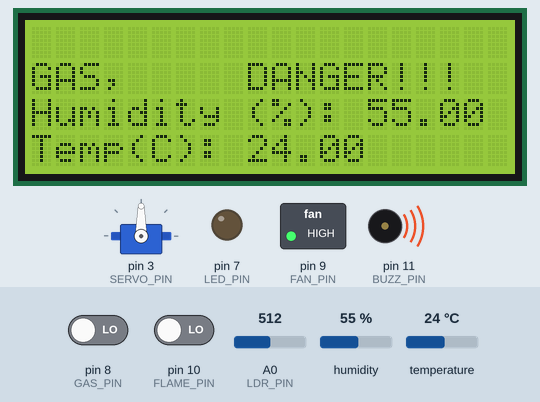
Simulated run of this sketch. Board: Arduino Uno, built with avr-gcc and run on an emulated ATmega328P. Parts: servo, 20×4 character LCD, switched loads named in the sketch (green lamp = pin HIGH), output pins drawn as LEDs (lit = HIGH), buzzer (waves = sounding, pin HIGH). The inputs (shaded band) are chosen by the test bench; at power-on: pin 8 (GAS_PIN) LOW, pin 10 (FLAME_PIN) LOW, temperature 24 °C, A0 (LDR_PIN) = 512, humidity 55 %.

Above: at 3.3 s.
3.4 s: pin 8 (GAS_PIN) driven HIGH
At 5.0 s:
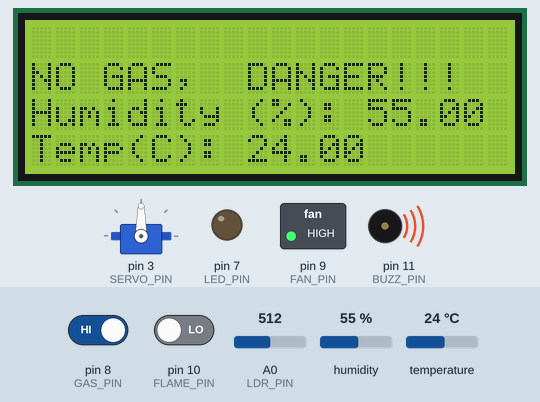
5.4 s: pin 10 (FLAME_PIN) driven HIGH
At 6.3 s:
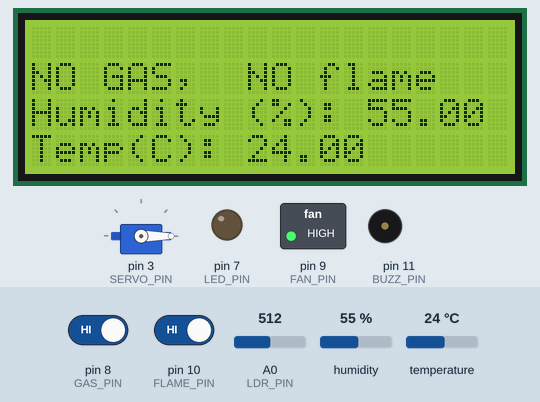
7.1 s: pin 8 (GAS_PIN) driven LOW
At 7.7 s:
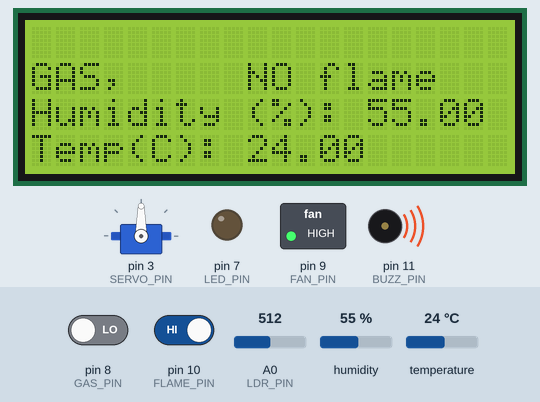
8.8 s: temperature set to 22 °C
At 10.2 s:
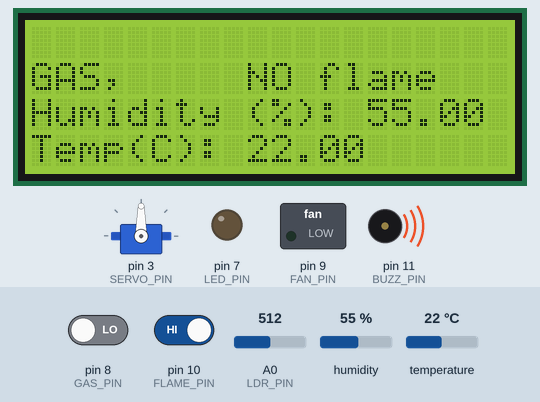
10.6 s: A0 (LDR_PIN) set to 413
12.1 s: A0 (LDR_PIN) set to 386
At 13.0 s:
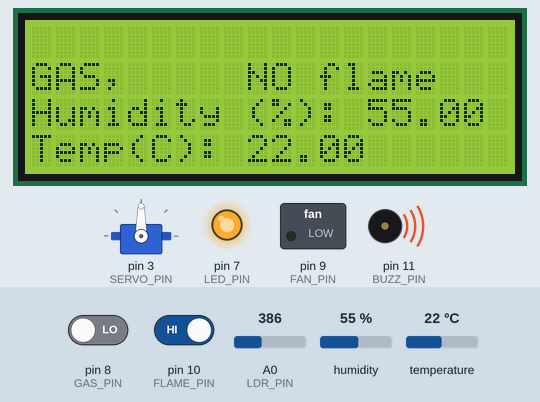
Timing chart, 0 to 15.1 s (numbered marks = the images above; inputs shaded):
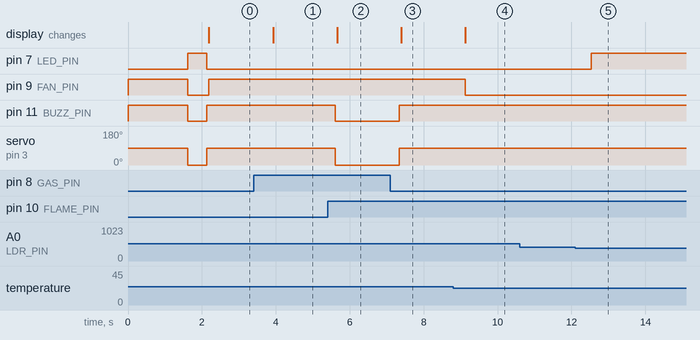

Measured:
- the behaviour switches between 24 and 23 °C on temperature (found by bisection; images 3 and 4)
- the behaviour switches between 400 and 399 on A0 (LDR_PIN) (found by bisection; images 4 and 5)
- after the input at 3.4 s, the display: changes after 0.53 s (image 1)
- after the input at 5.4 s, pin 11 (BUZZ_PIN): HIGH → LOW after 0.20 s; servo on pin 3 (SERVO_PIN): 90° → 0° after 0.20 s; the display: changes after 0.26 s (image 2)
- after the input at 7.1 s, pin 11 (BUZZ_PIN): LOW → HIGH after 0.24 s; servo on pin 3 (SERVO_PIN): 0° → 90° after 0.24 s; the display: changes after 0.29 s (image 3)
- after the input at 8.8 s, pin 9 (FAN_PIN): HIGH → LOW after 0.33 s; the display: changes after 0.33 s (image 4)
- after the input at 10.6 s, every drawn part: stays the same
- after the input at 12.1 s, pin 7 (LED_PIN): LOW → HIGH after 0.44 s

The sketch:

SAED2.ino
```cpp
//***************************************************************************************************************************//
//                                            SAED V7
//***************************************************************************************************************************//
#include <LiquidCrystal_I2C.h> // Driver Library for the LCD Module
#include<Servo.h>
#include <dht11.h>

//***************************************************************************************************************************//
// Define IO Pin
#define DHT_PIN 2
#define SERVO_PIN 3
#define LED_PIN 7
#define GAS_PIN 8
#define FAN_PIN 9
#define FLAME_PIN 10
#define BUZZ_PIN 11
#define LDR_PIN A0

// Define constant
#define LiquidCrystal_I2C_ADDRESS 0x27

#define LED_ON LOW
#define LED_OFF HIGH

#define FAN_ON HIGH
#define FAN_OFF LOW

#define BUZZ_ON HIGH
#define BUZZ_OFF LOW

#define DOOR_OPEN 90
#define DOOR_CLOSE 0

bool FlameBuzz = false;
bool GasBuzz = false;

// initialize
dht11 DhtSensor;
LiquidCrystal_I2C lcd(LiquidCrystal_I2C_ADDRESS,20,4); // Adjust to (0x27,20,4) for 20x4 LCD
Servo DoorServo;

//***************************************************************************************************************************//
void setup() {
  pinMode(GAS_PIN,INPUT);             // mq2
  pinMode(FLAME_PIN,INPUT);           // flame
  pinMode(LED_PIN,OUTPUT);            // led
  pinMode(BUZZ_PIN,OUTPUT);           // zamzam
  pinMode(FAN_PIN,OUTPUT);          // motor
  DoorServo.attach(SERVO_PIN);

  digitalWrite(LED_PIN, LED_ON);       // led on
  digitalWrite(BUZZ_PIN, BUZZ_ON);     // zamzam on
  digitalWrite(FAN_PIN, FAN_ON);   // motor on
  DoorServo.write(DOOR_OPEN);

  lcd.init();                         // initialize the lcd
  lcd.backlight();                    // Turn on the backlight
  lcd.home();
  lcd.setCursor(5, 0);                // Set the cursor on the first column and first row.
  lcd.print("bait haham");            // Print the string "Hello World!"
  lcd.setCursor(0, 1);                // Set cursor to 2nd column and 2nd row (counting starts at 0)
  lcd.print("01234567890123456789");
  lcd.setCursor(5,2);
  lcd.print("SAED & BAR");
  lcd.setCursor(7,3);
  lcd.print("test 7");
  delay(1500);

  digitalWrite(LED_PIN, LED_OFF);      // led off
  digitalWrite(BUZZ_PIN, BUZZ_OFF);    // zamzam off
  digitalWrite(FAN_PIN, FAN_OFF);  // motor off
  DoorServo.write(DOOR_CLOSE);
  delay(500);
}
//***************************************************************************************************************************//
void loop() {
  lcd.clear();

  GasCheck();
  FlameCheck();
  Buzz_Door_Activate();
  LdrCheck();
  DhtCheck();

  delay(500);
}
//***************************************************************************************************************************//
void GasCheck() {
  lcd.setCursor(0, 1);
  if(digitalRead(GAS_PIN)) {
    lcd.print("NO GAS, ");
    GasBuzz = false;
  }
  else {
   lcd.print("GAS,    ");
   GasBuzz = true;
  }
}
//***************************************************************************************************************************//
void FlameCheck() {
  lcd.setCursor(9, 1);
   if(digitalRead(FLAME_PIN)) {
    lcd.print("NO flame   ");
    FlameBuzz = false;
  }
  else {
     lcd.print("DANGER!!!  ");
     FlameBuzz = true;
  }
}
//***************************************************************************************************************************//
void Buzz_Door_Activate() {
  if (FlameBuzz||GasBuzz) {
    digitalWrite(BUZZ_PIN, BUZZ_ON);             // zamzam on
    DoorServo.write(DOOR_OPEN);                 // door open
  }
  else {
    digitalWrite(BUZZ_PIN, BUZZ_OFF);            // zamzam off
    DoorServo.write(DOOR_CLOSE);                // door close
  }
}
//***************************************************************************************************************************//
void LdrCheck() {
  if(analogRead(LDR_PIN) < 400)
    digitalWrite(LED_PIN, LED_OFF);              // led off
  else
    digitalWrite(LED_PIN, LED_ON);               // led on
}
//***************************************************************************************************************************//
void DhtCheck() {
  int chk = DhtSensor.read(DHT_PIN);
  lcd.setCursor(0,2);
  lcd.print("Humidity (%): ");
  lcd.print((float)DhtSensor.humidity, 2);
  lcd.setCursor(0,3);
  lcd.print("Temp(C): ");
  lcd.print((float)DhtSensor.temperature, 2);

  if(DhtSensor.temperature > 23)
    digitalWrite(FAN_PIN, FAN_ON);         // motor on
  else
    digitalWrite(FAN_PIN, FAN_OFF);        // motor off

}
//***************************************************************************************************************************//
```
